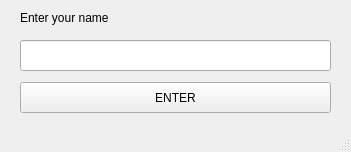
<?xml version="1.0" encoding="UTF-8"?>
<ui version="4.0">
 <class>RegistrationWindow</class>
 <widget class="QMainWindow" name="RegistrationWindow">
  <property name="geometry">
   <rect>
    <x>0</x>
    <y>0</y>
    <width>351</width>
    <height>152</height>
   </rect>
  </property>
  <property name="windowTitle">
   <string>MainWindow</string>
  </property>
  <widget class="QWidget" name="centralwidget">
   <widget class="QPushButton" name="enterNameButton">
    <property name="geometry">
     <rect>
      <x>20</x>
      <y>82</y>
      <width>311</width>
      <height>31</height>
     </rect>
    </property>
    <property name="text">
     <string>ENTER</string>
    </property>
   </widget>
   <widget class="QLabel" name="label">
    <property name="geometry">
     <rect>
      <x>20</x>
      <y>10</y>
      <width>311</width>
      <height>16</height>
     </rect>
    </property>
    <property name="text">
     <string>Enter your name</string>
    </property>
   </widget>
   <widget class="QLineEdit" name="nameText">
    <property name="geometry">
     <rect>
      <x>20</x>
      <y>40</y>
      <width>311</width>
      <height>31</height>
     </rect>
    </property>
   </widget>
  </widget>
  <widget class="QStatusBar" name="statusbar"/>
 </widget>
 <resources/>
 <connections>
  <connection>
   <sender>enterNameButton</sender>
   <signal>clicked()</signal>
   <receiver>RegistrationWindow</receiver>
   <slot>close()</slot>
   <hints>
    <hint type="sourcelabel">
     <x>175</x>
     <y>97</y>
    </hint>
    <hint type="destinationlabel">
     <x>175</x>
     <y>75</y>
    </hint>
   </hints>
  </connection>
 </connections>
</ui>
